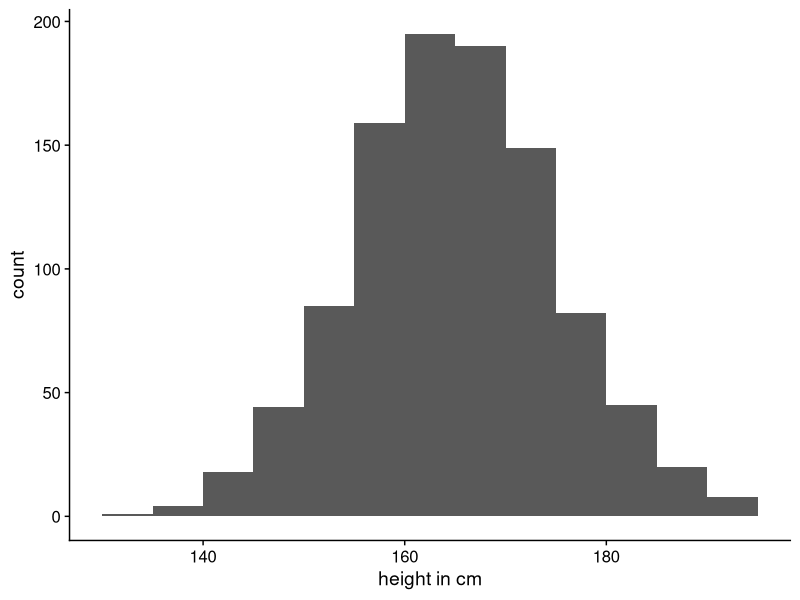
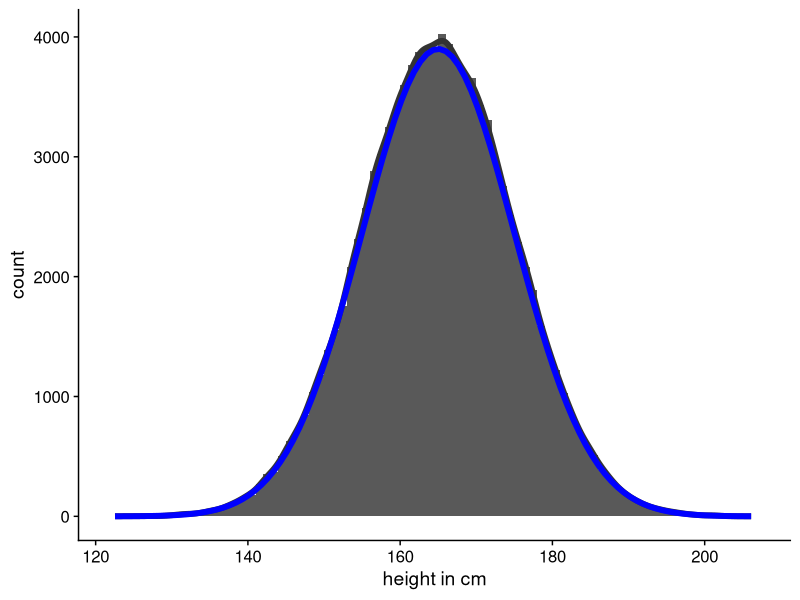
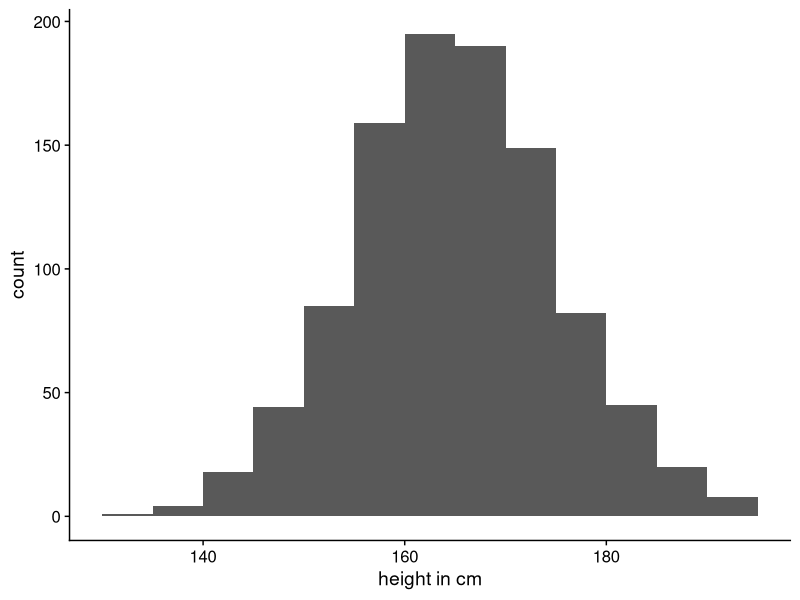
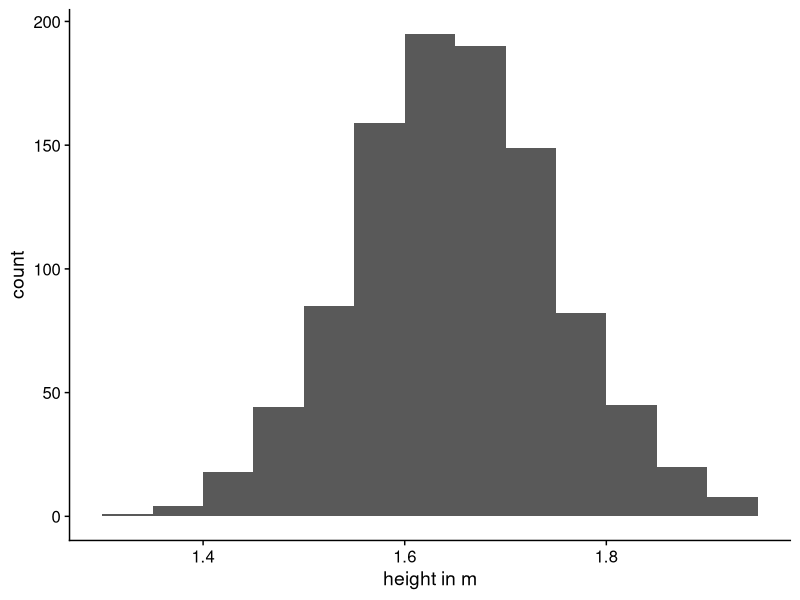
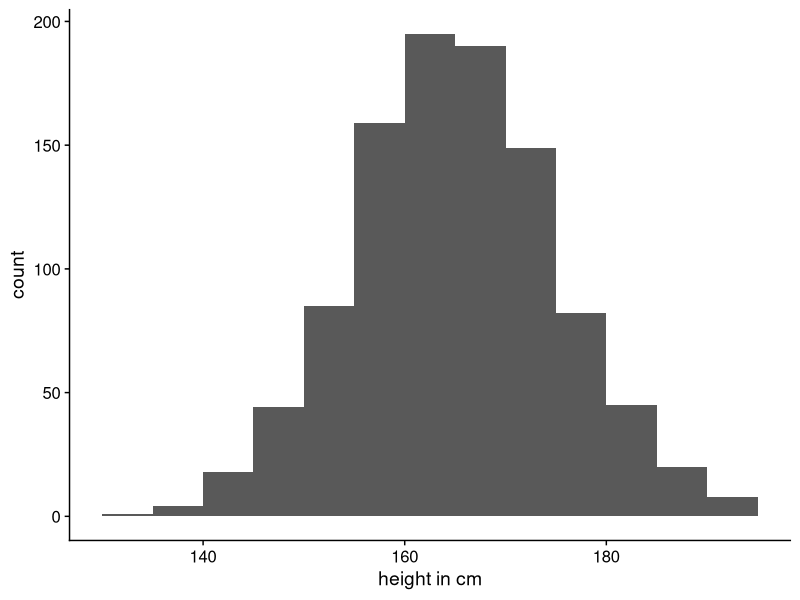
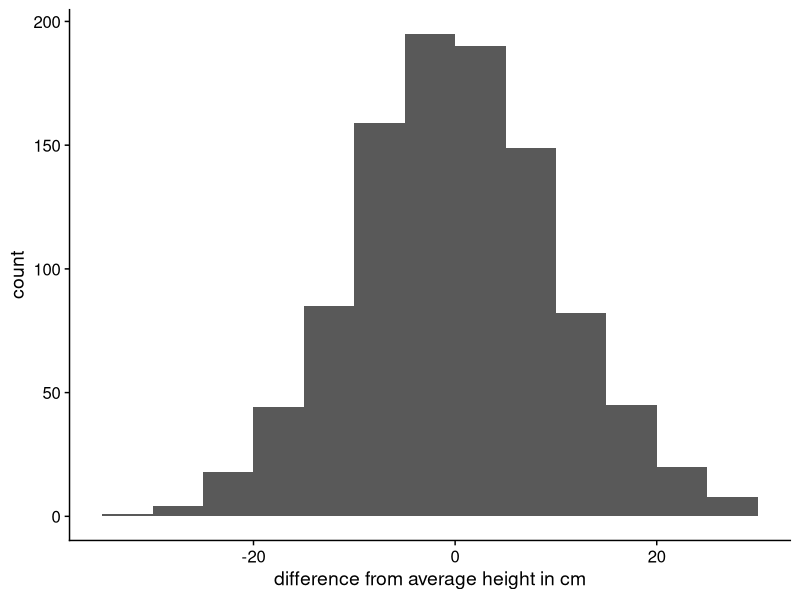
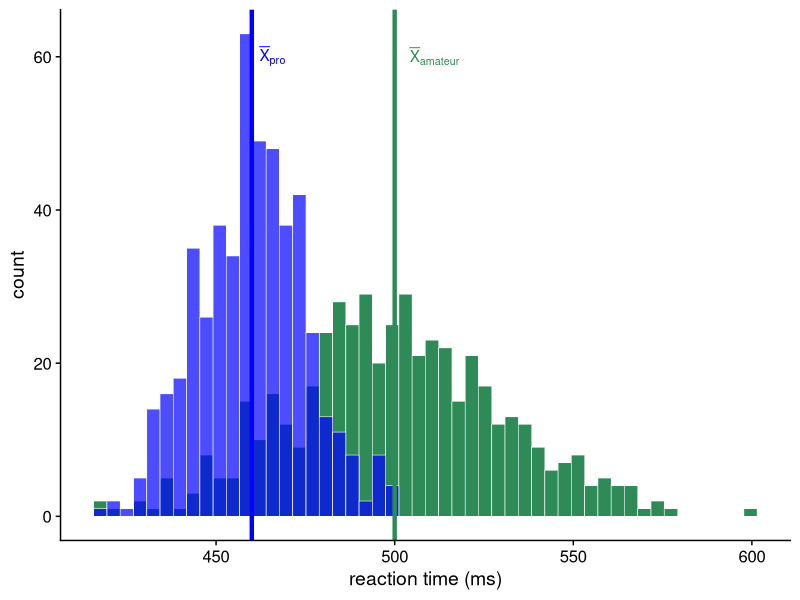
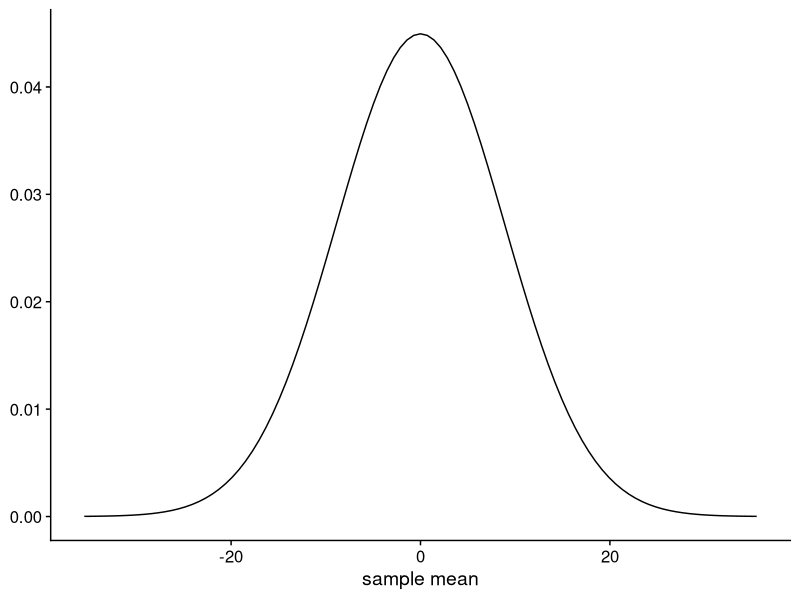

Source code (R) for these figures, in order:
## ---- chunk 1
#| echo: false
#| message: false
require(ggplot2)
require(cowplot)
set.seed(124)
df <- tibble::tibble(x = rnorm(n = 1000, mean = 0, sd = 1) |>
scale() |> as.numeric())
df_og <- df
df$x <- df$x * 10
df$x <- df$x + 165
df_m <- df$x |> mean()
df_s <- df$x |> sd()
range <- glue::glue("{round(df_m - df_s  * 1)}--{round(df_m + df_s * 1)}")
p <- ggplot(df, aes(x = x)) +
  geom_histogram(binwidth = 5, boundary = 130) +
  labs(x = "height in cm") +
  theme_cowplot() +
  NULL
## ---- chunk 2
#| echo: false
#| label: fig-height-histogram
#| fig.cap: |
#|    Distribution of heights in a sample of 1000 women. Not real
#|    data.
p
## ---- chunk 3
#| echo: false
#| label: fig-height-histogram2
#| fig.cap: |
#|    Distribution of heights in a sample of 100,000 women (Not real
#|    data) and the corresponding normal distribution
df <- tibble::tibble(x = rnorm(n = 100000, mean = 0, sd = 1) |>
scale() |> as.numeric())
df$x <- df$x * 10
df$x <- df$x + 165
df_m <- df$x |> mean()
df_s <- df$x |> sd()
ideal <- \(x) (dnorm(x, df_m, df_s) / dnorm(df_m, df_m, df_s)) * ((195 / 5) * 100)
ggplot(df, aes(x)) +
  geom_histogram(binwidth = 1, boundary = 130) +
  geom_density(col = "grey20", size = 2, aes(y = ..count.. )) +
  geom_function(fun = ideal, col = "blue", size = 2) +
  labs(y = "count", x = "height in cm") +
  theme_cowplot()
## ---- chunk 4
#| echo: false
#| label: fig-height-histogram-new
#| fig-cap: |
#|    Distribution of heights in a sample of 1000 women. Not real
#|    data.
#| fig-subcap:
#|    - "Measured in centimetres"
#|    - "Measured in metres"
#| layout-ncol: 2
# require(ggplot2)
# require(plotshow)
require(cowplot)
set.seed(124)
df <- tibble::tibble(x = rnorm(n = 1000, mean = 0, sd = 1) |>
scale() |> as.numeric())
df$x <- df$x * 10
df$x <- df$x + 165
df_m <- df$x |> mean()
df_s1 <- df$x |> sd()
range <- glue::glue("{round(df_m - df_s  * 1)}--{round(df_m + df_s * 1)}")
ggplot(df, aes(x = x)) +
  geom_histogram(binwidth = 5, boundary = 130) +
  labs(x = "height in cm") +
  theme_cowplot() +
  NULL


set.seed(124)
df <- tibble::tibble(x = rnorm(n = 1000, mean = 0, sd = 1) |>
scale() |> as.numeric())
df$x <- df$x * (10 / 100)
df$x <- df$x + (165 / 100)
df_m <- df$x |> mean()
df_s2 <- df$x |> sd()
range <- glue::glue("{round(df_m - df_s  * 1)}--{round(df_m + df_s * 1)}")
ggplot(df, aes(x = x)) +
  geom_histogram(binwidth = 5 / 100, boundary = 130 / 100) +
  labs(x = "height in m") +
  theme_cowplot() +
  NULL
## ---- chunk 5
#| echo: false
#| label: fig-height-histogram-new-location
#| fig-cap: |
#|    Distribution of heights in a sample of 1000 women. Not real
#|    data.
#| fig-subcap:
#|    - "Measured in centimetres"
#|    - "Measured in difference from the average height"
#| layout-ncol: 2
# require(ggplot2)
# require(plotshow)
require(cowplot)
set.seed(124)
df <- tibble::tibble(x = rnorm(n = 1000, mean = 0, sd = 1) |>
scale() |> as.numeric())
df$x <- df$x * 10
df$x <- df$x + 165 
df_m <- df$x |> mean()
df_s1 <- df$x |> sd()
range <- glue::glue("{round(df_m - df_s  * 1)}--{round(df_m + df_s * 1)}")
ggplot(df, aes(x = x)) +
  geom_histogram(binwidth = 5, boundary = 130) +
  labs(x = "height in cm") +
  theme_cowplot() +
  NULL


set.seed(124)
df <- tibble::tibble(x = rnorm(n = 1000, mean = 0, sd = 1) |>
scale() |> as.numeric())
df$x <- df$x * (10 )
df$x <- df$x + (165 - 165)
df_m <- df$x |> mean()
df_s2 <- df$x |> sd()
range <- glue::glue("{round(df_m - df_s  * 1)}--{round(df_m + df_s * 1)}")
ggplot(df, aes(x = x)) +
  geom_histogram(binwidth = 5,  boundary = 130 - 165) +
  labs(x = "difference from average height in cm") +
  theme_cowplot() +
  NULL
## ---- chunk 6
set.seed(555)
d <- rnorm(10, 5, 2) |> round()


## ---- chunk 7
#| label: tbl-z
#| tbl-cap: z transformed data
tibble::tibble(r = d) |>
  dplyr::mutate(centred = d - mean(d)) |>
  dplyr::mutate(scaled = centred / sd(d)) |>
  magrittr::set_colnames(
c("Raw values",
"Centred",
"Scaled")) |>
knitr::kable(digits = 2)
## ---- chunk 8
sport_data <- tibble::tribble(
  ~group, ~mean, ~sd,
  "amateur", 500, 30,
  "sport", 460, 15
)


ama_mean <- sport_data |>
  dplyr::filter(group == "amateur") |>
  dplyr::pull(mean)
spo_mean <- sport_data |>
  dplyr::filter(group == "sport") |>
  dplyr::pull(mean)

N <- 500

set.seed(123)
sport_tib <- purrr::pmap_df(sport_data, function(group, mean, sd) {
  d <- rnorm(N, mean, sd) |> scale() |> as.numeric()
  tibble::tibble(group = group, x = mean + (d * sd))
})
## ---- chunk 9
#| echo: false
#| warning: false
#| label: fig-sport-histogram
#| fig.align: center
#| fig.cap: |
#|    Distribution of reaction times in a sample of amateur (green) and
#|    500 professional (blue) sportspeople. Group means are indicated
#|    with the vertical lines.
require(ggplot2)

ggplot2::ggplot(sport_tib, aes(x = x, 
  fill = group,
  group = group,
  alpha = group,
  color = group,
  size = group)) +
  geom_histogram(bins = 50, boundary = 100, position = "identity") +
  scale_alpha_manual(values = c(1, 0.7), guide = "none") +
  scale_fill_manual(values = c("seagreen", "blue"), guide = "none") +
  scale_color_manual(values = c("white", "white"), guide = "none") +
  scale_size_manual(values = c(.2, .2), guide = "none") +
  geom_vline(xintercept = ama_mean, color = "seagreen", size = 1.5) +
  geom_vline(xintercept = spo_mean, color = "blue", size = 1.5) +
  ggplot2::annotate(geom = "text", x = ama_mean, y = 60,
  label = expression(bar('X')[amateur]), hjust = -0.3, color = "seagreen") +
  ggplot2::annotate(geom = "text", x = spo_mean, y = 60,
  label = expression(bar('X')[pro]), hjust = -0.3, color = "blue") +
  theme_cowplot() +
  labs(x = "reaction time (ms)", y = "count") +
  NULL

## ---- chunk 10
#| echo: false
stats <- tibble::tribble(
  ~age, ~mean, ~sd,
  "8", 80, 2,
  "14", 120, 8,
  )

a_z <- 3
b_z <- .5
a_child <- stats$mean[1] + (stats$sd[1] * a_z)
b_child <- stats$mean[2] + (stats$sd[2] * b_z)


## ---- chunk 11
#| echo: false
#| label: tbl-age-means
#| tbl-cap: |
#|      Means and Standard deviations for the 8-year-old and
#|      14-year-old age groups
stats |>
  dplyr::mutate(age = dplyr::case_when(
    age == 8 ~ "8-year-olds",
    age == "14" ~ "14-year-olds")) |>
  knitr::kable(col.names = c("Age group", "Mean", "Standard deviation"))
## ---- chunk 12
#| echo: false
#| message: false
require(tidyverse)
# require(plotshow)
set.seed(123)
n <- 50
face_celeb <- rnorm(n, 506, 50)
face_family <- rnorm(n, 650, 45)
subject_id <- seq(1, n)
df <- tibble::tibble(face_celeb, face_family, subject_id)

df |>
  tidyr::pivot_longer(1:2,
    names_to = "condition",
          values_to = "rt")|>
  dplyr::group_by(subject_id) |>
  dplyr::arrange(condition) |>
  dplyr::summarise(diff = diff(rt)) |>
  dplyr::ungroup() -> df

sum_stats <- df  |>
  dplyr::summarise(
    mean_rt = mean(diff),
    sd_rt = sd(diff),
    n = n()
)




## ---- chunk 13
#| label: fig-sampling
#| fig-cap: The sampling distribution with a mean of 0 and a SEM of 8.8
require(tidyverse)

args <- sum_stats |>
  magrittr::set_colnames(
    c("mean", "sd", "n")
) |>
  dplyr::mutate(sd = sd / sqrt(n)) |>
  dplyr::mutate(mean = 0) |>
  dplyr::select(-n) |> as.list()



ggplot() +
  geom_function(fun = dnorm, args = args) +
  xlim(args$mean - 4 * args$sd, args$mean + 4 * args$sd) +
  cowplot::theme_cowplot() +
  labs(y = NULL, x = "sample mean")

